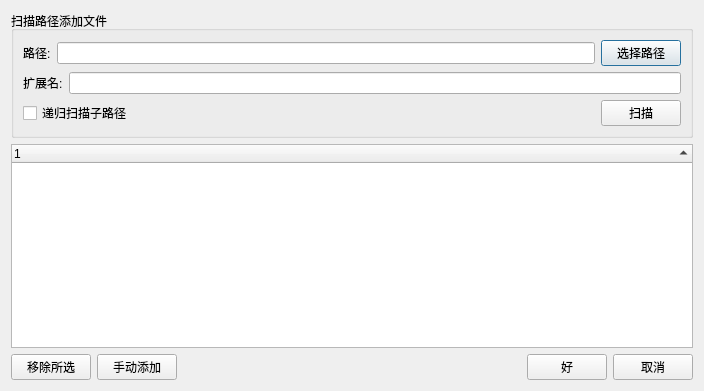
<?xml version="1.0" encoding="UTF-8"?>
<ui version="4.0">
 <class>Dialog</class>
 <widget class="QDialog" name="Dialog">
  <property name="geometry">
   <rect>
    <x>0</x>
    <y>0</y>
    <width>704</width>
    <height>391</height>
   </rect>
  </property>
  <property name="windowTitle">
   <string>向项目中添加文件</string>
  </property>
  <layout class="QVBoxLayout" name="verticalLayout_2">
   <item>
    <widget class="QGroupBox" name="groupBox">
     <property name="title">
      <string>扫描路径添加文件</string>
     </property>
     <layout class="QVBoxLayout" name="verticalLayout">
      <item>
       <layout class="QHBoxLayout" name="horizontalLayout_2">
        <item>
         <widget class="QLabel" name="label">
          <property name="text">
           <string>路径:</string>
          </property>
         </widget>
        </item>
        <item>
         <widget class="QLineEdit" name="edtpath"/>
        </item>
        <item>
         <widget class="QPushButton" name="btnselpath">
          <property name="text">
           <string>选择路径</string>
          </property>
         </widget>
        </item>
       </layout>
      </item>
      <item>
       <layout class="QHBoxLayout" name="horizontalLayout">
        <item>
         <widget class="QLabel" name="label_2">
          <property name="text">
           <string>扩展名:</string>
          </property>
         </widget>
        </item>
        <item>
         <widget class="QLineEdit" name="edtext"/>
        </item>
       </layout>
      </item>
      <item>
       <layout class="QHBoxLayout" name="horizontalLayout_4" stretch="1,0">
        <item>
         <widget class="QCheckBox" name="chkrec">
          <property name="text">
           <string>递归扫描子路径</string>
          </property>
         </widget>
        </item>
        <item>
         <widget class="QPushButton" name="btnscan">
          <property name="text">
           <string>扫描</string>
          </property>
         </widget>
        </item>
       </layout>
      </item>
     </layout>
    </widget>
   </item>
   <item>
    <widget class="QTreeWidget" name="listfile">
     <property name="selectionMode">
      <enum>QAbstractItemView::MultiSelection</enum>
     </property>
     <property name="sortingEnabled">
      <bool>true</bool>
     </property>
     <property name="headerHidden">
      <bool>false</bool>
     </property>
     <attribute name="headerVisible">
      <bool>true</bool>
     </attribute>
     <column>
      <property name="text">
       <string notr="true">1</string>
      </property>
     </column>
    </widget>
   </item>
   <item>
    <layout class="QHBoxLayout" name="horizontalLayout_3" stretch="0,0,1,0,0">
     <item>
      <widget class="QPushButton" name="btnremove">
       <property name="text">
        <string>移除所选</string>
       </property>
      </widget>
     </item>
     <item>
      <widget class="QPushButton" name="btnadd">
       <property name="text">
        <string>手动添加</string>
       </property>
      </widget>
     </item>
     <item>
      <widget class="QLabel" name="lblcnt">
       <property name="text">
        <string/>
       </property>
      </widget>
     </item>
     <item>
      <widget class="QPushButton" name="btnok">
       <property name="text">
        <string>好</string>
       </property>
      </widget>
     </item>
     <item>
      <widget class="QPushButton" name="btncancel">
       <property name="text">
        <string>取消</string>
       </property>
      </widget>
     </item>
    </layout>
   </item>
  </layout>
 </widget>
 <resources/>
 <connections/>
</ui>
